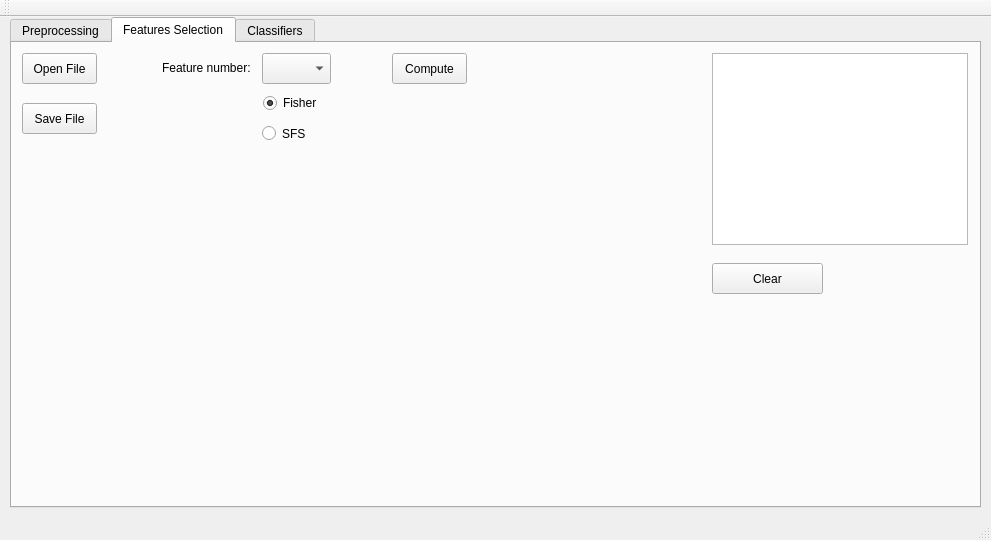
<?xml version="1.0" encoding="UTF-8"?>
<ui version="4.0">
 <class>MainWindow</class>
 <widget class="QMainWindow" name="MainWindow">
  <property name="geometry">
   <rect>
    <x>0</x>
    <y>0</y>
    <width>991</width>
    <height>540</height>
   </rect>
  </property>
  <property name="windowTitle">
   <string>MainWindow</string>
  </property>
  <widget class="QWidget" name="centralWidget">
   <widget class="QTabWidget" name="tabWidget">
    <property name="geometry">
     <rect>
      <x>10</x>
      <y>0</y>
      <width>971</width>
      <height>491</height>
     </rect>
    </property>
    <property name="currentIndex">
     <number>1</number>
    </property>
    <widget class="QWidget" name="tabP">
     <attribute name="title">
      <string>Preprocessing</string>
     </attribute>
     <widget class="QPushButton" name="PpushButtonSelectFolder">
      <property name="geometry">
       <rect>
        <x>10</x>
        <y>10</y>
        <width>75</width>
        <height>31</height>
       </rect>
      </property>
      <property name="text">
       <string>Select Folder</string>
      </property>
     </widget>
     <widget class="QGraphicsView" name="PgraphicsView">
      <property name="geometry">
       <rect>
        <x>680</x>
        <y>30</y>
        <width>256</width>
        <height>192</height>
       </rect>
      </property>
      <property name="maximumSize">
       <size>
        <width>256</width>
        <height>192</height>
       </size>
      </property>
      <property name="interactive">
       <bool>true</bool>
      </property>
      <property name="viewportUpdateMode">
       <enum>QGraphicsView::MinimalViewportUpdate</enum>
      </property>
     </widget>
     <widget class="QGraphicsView" name="PgraphicsViewEdge">
      <property name="geometry">
       <rect>
        <x>680</x>
        <y>250</y>
        <width>256</width>
        <height>192</height>
       </rect>
      </property>
     </widget>
     <widget class="QPushButton" name="pushButton_3">
      <property name="geometry">
       <rect>
        <x>10</x>
        <y>50</y>
        <width>71</width>
        <height>31</height>
       </rect>
      </property>
      <property name="text">
       <string>Open image</string>
      </property>
     </widget>
    </widget>
    <widget class="QWidget" name="tabFS">
     <attribute name="title">
      <string>Features Selection</string>
     </attribute>
     <widget class="QPushButton" name="FSpushButtonOpenFile">
      <property name="geometry">
       <rect>
        <x>10</x>
        <y>10</y>
        <width>75</width>
        <height>31</height>
       </rect>
      </property>
      <property name="text">
       <string>Open File</string>
      </property>
     </widget>
     <widget class="QPushButton" name="FSpushButtonSaveFile">
      <property name="geometry">
       <rect>
        <x>10</x>
        <y>60</y>
        <width>75</width>
        <height>31</height>
       </rect>
      </property>
      <property name="text">
       <string>Save File</string>
      </property>
     </widget>
     <widget class="QComboBox" name="FScomboBox">
      <property name="geometry">
       <rect>
        <x>250</x>
        <y>10</y>
        <width>69</width>
        <height>31</height>
       </rect>
      </property>
     </widget>
     <widget class="QLabel" name="label">
      <property name="geometry">
       <rect>
        <x>150</x>
        <y>10</y>
        <width>101</width>
        <height>31</height>
       </rect>
      </property>
      <property name="text">
       <string>&lt;html&gt;&lt;head/&gt;&lt;body&gt;&lt;p&gt;&lt;span style=&quot; font-size:9pt;&quot;&gt;Feature number:&lt;/span&gt;&lt;/p&gt;&lt;/body&gt;&lt;/html&gt;</string>
      </property>
     </widget>
     <widget class="QRadioButton" name="FSradioButtonFisher">
      <property name="geometry">
       <rect>
        <x>251</x>
        <y>50</y>
        <width>71</width>
        <height>20</height>
       </rect>
      </property>
      <property name="text">
       <string>Fisher</string>
      </property>
      <property name="checked">
       <bool>true</bool>
      </property>
     </widget>
     <widget class="QRadioButton" name="FSradioButtonSFS">
      <property name="geometry">
       <rect>
        <x>250</x>
        <y>80</y>
        <width>82</width>
        <height>21</height>
       </rect>
      </property>
      <property name="text">
       <string>SFS</string>
      </property>
     </widget>
     <widget class="QPushButton" name="FSpushButtonCompute">
      <property name="geometry">
       <rect>
        <x>380</x>
        <y>10</y>
        <width>75</width>
        <height>31</height>
       </rect>
      </property>
      <property name="text">
       <string>Compute</string>
      </property>
     </widget>
     <widget class="QTextBrowser" name="FStextBrowserDatabaseInfo">
      <property name="geometry">
       <rect>
        <x>700</x>
        <y>10</y>
        <width>256</width>
        <height>192</height>
       </rect>
      </property>
     </widget>
     <widget class="QPushButton" name="pushButton_2">
      <property name="geometry">
       <rect>
        <x>700</x>
        <y>220</y>
        <width>111</width>
        <height>31</height>
       </rect>
      </property>
      <property name="text">
       <string>Clear</string>
      </property>
     </widget>
    </widget>
    <widget class="QWidget" name="tabC">
     <attribute name="title">
      <string>Classifiers</string>
     </attribute>
     <widget class="QPushButton" name="CpushButtonOpenFile">
      <property name="geometry">
       <rect>
        <x>10</x>
        <y>10</y>
        <width>75</width>
        <height>31</height>
       </rect>
      </property>
      <property name="text">
       <string>Open File</string>
      </property>
     </widget>
     <widget class="QPushButton" name="CpushButtonSaveFile">
      <property name="geometry">
       <rect>
        <x>10</x>
        <y>60</y>
        <width>75</width>
        <height>31</height>
       </rect>
      </property>
      <property name="text">
       <string>Save File</string>
      </property>
     </widget>
     <widget class="QComboBox" name="CcomboBoxK">
      <property name="geometry">
       <rect>
        <x>210</x>
        <y>61</y>
        <width>69</width>
        <height>31</height>
       </rect>
      </property>
      <item>
       <property name="text">
        <string>1</string>
       </property>
      </item>
      <item>
       <property name="text">
        <string>3</string>
       </property>
      </item>
      <item>
       <property name="text">
        <string>5</string>
       </property>
      </item>
      <item>
       <property name="text">
        <string>7</string>
       </property>
      </item>
      <item>
       <property name="text">
        <string>9</string>
       </property>
      </item>
      <item>
       <property name="text">
        <string>11</string>
       </property>
      </item>
      <item>
       <property name="text">
        <string>13</string>
       </property>
      </item>
      <item>
       <property name="text">
        <string>15</string>
       </property>
      </item>
      <item>
       <property name="text">
        <string>17</string>
       </property>
      </item>
      <item>
       <property name="text">
        <string>19</string>
       </property>
      </item>
     </widget>
     <widget class="QLabel" name="ClabelK">
      <property name="geometry">
       <rect>
        <x>190</x>
        <y>70</y>
        <width>20</width>
        <height>31</height>
       </rect>
      </property>
      <property name="text">
       <string>&lt;html&gt;&lt;head/&gt;&lt;body&gt;&lt;p&gt;&lt;span style=&quot; font-size:9pt;&quot;&gt;k:&lt;/span&gt;&lt;/p&gt;&lt;/body&gt;&lt;/html&gt;</string>
      </property>
     </widget>
     <widget class="QPushButton" name="CpushButtonTrain">
      <property name="geometry">
       <rect>
        <x>380</x>
        <y>10</y>
        <width>75</width>
        <height>31</height>
       </rect>
      </property>
      <property name="text">
       <string>Train</string>
      </property>
     </widget>
     <widget class="QLabel" name="ClabelClassifiers">
      <property name="geometry">
       <rect>
        <x>150</x>
        <y>10</y>
        <width>71</width>
        <height>31</height>
       </rect>
      </property>
      <property name="text">
       <string>&lt;html&gt;&lt;head/&gt;&lt;body&gt;&lt;p&gt;&lt;span style=&quot; font-size:9pt;&quot;&gt;Classifiers:&lt;/span&gt;&lt;/p&gt;&lt;/body&gt;&lt;/html&gt;</string>
      </property>
     </widget>
     <widget class="QComboBox" name="CcomboBoxClassifiers">
      <property name="geometry">
       <rect>
        <x>210</x>
        <y>10</y>
        <width>69</width>
        <height>31</height>
       </rect>
      </property>
     </widget>
     <widget class="QPlainTextEdit" name="CplainTextEditTrainingPart">
      <property name="geometry">
       <rect>
        <x>380</x>
        <y>60</y>
        <width>71</width>
        <height>31</height>
       </rect>
      </property>
     </widget>
     <widget class="QPushButton" name="CpushButtonExecute">
      <property name="geometry">
       <rect>
        <x>540</x>
        <y>10</y>
        <width>75</width>
        <height>31</height>
       </rect>
      </property>
      <property name="text">
       <string>Execute</string>
      </property>
     </widget>
     <widget class="QLabel" name="ClabelTraningPart">
      <property name="geometry">
       <rect>
        <x>300</x>
        <y>70</y>
        <width>81</width>
        <height>31</height>
       </rect>
      </property>
      <property name="text">
       <string>&lt;html&gt;&lt;head/&gt;&lt;body&gt;&lt;p&gt;&lt;span style=&quot; font-size:9pt;&quot;&gt;Training part:&lt;/span&gt;&lt;/p&gt;&lt;/body&gt;&lt;/html&gt;</string>
      </property>
     </widget>
     <widget class="QTextBrowser" name="CtextBrowser">
      <property name="geometry">
       <rect>
        <x>700</x>
        <y>10</y>
        <width>256</width>
        <height>192</height>
       </rect>
      </property>
     </widget>
     <widget class="QPushButton" name="pushButton">
      <property name="enabled">
       <bool>true</bool>
      </property>
      <property name="geometry">
       <rect>
        <x>540</x>
        <y>60</y>
        <width>111</width>
        <height>31</height>
       </rect>
      </property>
      <property name="text">
       <string>Execute bootstrap</string>
      </property>
     </widget>
     <widget class="QPlainTextEdit" name="CplainTextEditBootstrapIters">
      <property name="geometry">
       <rect>
        <x>380</x>
        <y>110</y>
        <width>71</width>
        <height>31</height>
       </rect>
      </property>
      <property name="plainText">
       <string>5</string>
      </property>
     </widget>
     <widget class="QLabel" name="ClabelTraningPart_2">
      <property name="geometry">
       <rect>
        <x>300</x>
        <y>120</y>
        <width>81</width>
        <height>31</height>
       </rect>
      </property>
      <property name="text">
       <string>&lt;html&gt;&lt;head/&gt;&lt;body&gt;&lt;p&gt;&lt;span style=&quot; font-size:9pt;&quot;&gt;Bootstap iter:&lt;/span&gt;&lt;/p&gt;&lt;/body&gt;&lt;/html&gt;</string>
      </property>
     </widget>
     <widget class="QPushButton" name="CpushButtonClear">
      <property name="geometry">
       <rect>
        <x>700</x>
        <y>220</y>
        <width>101</width>
        <height>31</height>
       </rect>
      </property>
      <property name="text">
       <string>Clear</string>
      </property>
     </widget>
    </widget>
   </widget>
  </widget>
  <widget class="QMenuBar" name="menuBar">
   <property name="geometry">
    <rect>
     <x>0</x>
     <y>0</y>
     <width>991</width>
     <height>20</height>
    </rect>
   </property>
  </widget>
  <widget class="QToolBar" name="mainToolBar">
   <attribute name="toolBarArea">
    <enum>TopToolBarArea</enum>
   </attribute>
   <attribute name="toolBarBreak">
    <bool>false</bool>
   </attribute>
  </widget>
  <widget class="QStatusBar" name="statusBar"/>
 </widget>
 <layoutdefault spacing="6" margin="11"/>
 <resources/>
 <connections/>
</ui>
